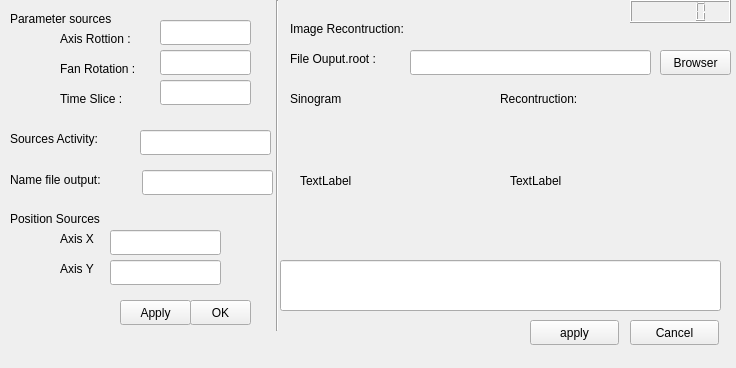
<?xml version="1.0" encoding="UTF-8"?>
<ui version="4.0">
 <class>Widget</class>
 <widget class="QWidget" name="Widget">
  <property name="geometry">
   <rect>
    <x>0</x>
    <y>0</y>
    <width>736</width>
    <height>368</height>
   </rect>
  </property>
  <property name="windowTitle">
   <string>Widget</string>
  </property>
  <widget class="QLabel" name="label">
   <property name="geometry">
    <rect>
     <x>10</x>
     <y>210</y>
     <width>121</width>
     <height>17</height>
    </rect>
   </property>
   <property name="text">
    <string>Position Sources</string>
   </property>
  </widget>
  <widget class="QLabel" name="label_2">
   <property name="geometry">
    <rect>
     <x>10</x>
     <y>10</y>
     <width>151</width>
     <height>17</height>
    </rect>
   </property>
   <property name="text">
    <string>Parameter sources </string>
   </property>
  </widget>
  <widget class="QLabel" name="label_3">
   <property name="geometry">
    <rect>
     <x>60</x>
     <y>30</y>
     <width>101</width>
     <height>17</height>
    </rect>
   </property>
   <property name="text">
    <string>Axis Rottion :</string>
   </property>
  </widget>
  <widget class="QLabel" name="label_4">
   <property name="geometry">
    <rect>
     <x>60</x>
     <y>60</y>
     <width>101</width>
     <height>17</height>
    </rect>
   </property>
   <property name="text">
    <string>Fan Rotation :</string>
   </property>
  </widget>
  <widget class="QLabel" name="label_5">
   <property name="geometry">
    <rect>
     <x>60</x>
     <y>90</y>
     <width>81</width>
     <height>17</height>
    </rect>
   </property>
   <property name="text">
    <string>Time Slice :</string>
   </property>
  </widget>
  <widget class="QLabel" name="label_6">
   <property name="geometry">
    <rect>
     <x>60</x>
     <y>260</y>
     <width>67</width>
     <height>17</height>
    </rect>
   </property>
   <property name="text">
    <string>Axis Y</string>
   </property>
  </widget>
  <widget class="QLabel" name="label_7">
   <property name="geometry">
    <rect>
     <x>290</x>
     <y>20</y>
     <width>161</width>
     <height>17</height>
    </rect>
   </property>
   <property name="text">
    <string>Image Recontruction: </string>
   </property>
  </widget>
  <widget class="QLabel" name="label_8">
   <property name="geometry">
    <rect>
     <x>60</x>
     <y>230</y>
     <width>67</width>
     <height>17</height>
    </rect>
   </property>
   <property name="text">
    <string>Axis X</string>
   </property>
  </widget>
  <widget class="QLabel" name="label_9">
   <property name="geometry">
    <rect>
     <x>290</x>
     <y>90</y>
     <width>81</width>
     <height>17</height>
    </rect>
   </property>
   <property name="text">
    <string>Sinogram</string>
   </property>
  </widget>
  <widget class="QLabel" name="label_10">
   <property name="geometry">
    <rect>
     <x>10</x>
     <y>130</y>
     <width>121</width>
     <height>17</height>
    </rect>
   </property>
   <property name="text">
    <string>Sources Activity:</string>
   </property>
  </widget>
  <widget class="QPushButton" name="Cancel">
   <property name="geometry">
    <rect>
     <x>630</x>
     <y>320</y>
     <width>89</width>
     <height>25</height>
    </rect>
   </property>
   <property name="text">
    <string>Cancel</string>
   </property>
  </widget>
  <widget class="QPushButton" name="Ok">
   <property name="geometry">
    <rect>
     <x>190</x>
     <y>300</y>
     <width>61</width>
     <height>25</height>
    </rect>
   </property>
   <property name="text">
    <string>OK</string>
   </property>
  </widget>
  <widget class="QPushButton" name="Apply">
   <property name="geometry">
    <rect>
     <x>120</x>
     <y>300</y>
     <width>71</width>
     <height>25</height>
    </rect>
   </property>
   <property name="text">
    <string>Apply</string>
   </property>
  </widget>
  <widget class="QLabel" name="label_11">
   <property name="geometry">
    <rect>
     <x>500</x>
     <y>90</y>
     <width>111</width>
     <height>17</height>
    </rect>
   </property>
   <property name="text">
    <string>Recontruction: </string>
   </property>
  </widget>
  <widget class="Line" name="line">
   <property name="geometry">
    <rect>
     <x>269</x>
     <y>0</y>
     <width>17</width>
     <height>331</height>
    </rect>
   </property>
   <property name="orientation">
    <enum>Qt::Vertical</enum>
   </property>
  </widget>
  <widget class="QLabel" name="label_12">
   <property name="geometry">
    <rect>
     <x>290</x>
     <y>50</y>
     <width>131</width>
     <height>17</height>
    </rect>
   </property>
   <property name="text">
    <string>File Ouput.root :</string>
   </property>
  </widget>
  <widget class="QPushButton" name="Applyroot">
   <property name="geometry">
    <rect>
     <x>660</x>
     <y>50</y>
     <width>71</width>
     <height>25</height>
    </rect>
   </property>
   <property name="text">
    <string>Browser</string>
   </property>
  </widget>
  <widget class="QLineEdit" name="showhelpanderror">
   <property name="geometry">
    <rect>
     <x>280</x>
     <y>260</y>
     <width>441</width>
     <height>51</height>
    </rect>
   </property>
  </widget>
  <widget class="QPushButton" name="appl">
   <property name="geometry">
    <rect>
     <x>530</x>
     <y>320</y>
     <width>89</width>
     <height>25</height>
    </rect>
   </property>
   <property name="text">
    <string>apply</string>
   </property>
  </widget>
  <widget class="QLineEdit" name="nameoutput">
   <property name="geometry">
    <rect>
     <x>142</x>
     <y>170</y>
     <width>131</width>
     <height>25</height>
    </rect>
   </property>
  </widget>
  <widget class="QLineEdit" name="lineEdit">
   <property name="geometry">
    <rect>
     <x>140</x>
     <y>130</y>
     <width>131</width>
     <height>25</height>
    </rect>
   </property>
  </widget>
  <widget class="QLineEdit" name="AxisX">
   <property name="geometry">
    <rect>
     <x>110</x>
     <y>230</y>
     <width>111</width>
     <height>25</height>
    </rect>
   </property>
  </widget>
  <widget class="QLineEdit" name="AxisY">
   <property name="geometry">
    <rect>
     <x>110</x>
     <y>260</y>
     <width>111</width>
     <height>25</height>
    </rect>
   </property>
  </widget>
  <widget class="QLineEdit" name="Axisrotation">
   <property name="geometry">
    <rect>
     <x>160</x>
     <y>20</y>
     <width>91</width>
     <height>25</height>
    </rect>
   </property>
  </widget>
  <widget class="QLineEdit" name="Fanrotation">
   <property name="geometry">
    <rect>
     <x>160</x>
     <y>50</y>
     <width>91</width>
     <height>25</height>
    </rect>
   </property>
  </widget>
  <widget class="QLineEdit" name="Timeslice">
   <property name="geometry">
    <rect>
     <x>160</x>
     <y>80</y>
     <width>91</width>
     <height>25</height>
    </rect>
   </property>
  </widget>
  <widget class="QLabel" name="label_13">
   <property name="geometry">
    <rect>
     <x>10</x>
     <y>170</y>
     <width>131</width>
     <height>20</height>
    </rect>
   </property>
   <property name="text">
    <string>Name file output:</string>
   </property>
  </widget>
  <widget class="QLabel" name="sinogram">
   <property name="geometry">
    <rect>
     <x>300</x>
     <y>120</y>
     <width>161</width>
     <height>121</height>
    </rect>
   </property>
   <property name="text">
    <string>TextLabel</string>
   </property>
  </widget>
  <widget class="QLabel" name="image">
   <property name="geometry">
    <rect>
     <x>510</x>
     <y>120</y>
     <width>171</width>
     <height>121</height>
    </rect>
   </property>
   <property name="text">
    <string>TextLabel</string>
   </property>
  </widget>
  <widget class="QLineEdit" name="lineEdit_2">
   <property name="geometry">
    <rect>
     <x>410</x>
     <y>50</y>
     <width>241</width>
     <height>25</height>
    </rect>
   </property>
  </widget>
  <widget class="QLCDNumber" name="lcdNumber">
   <property name="geometry">
    <rect>
     <x>630</x>
     <y>0</y>
     <width>101</width>
     <height>23</height>
    </rect>
   </property>
  </widget>
 </widget>
 <resources/>
 <connections>
  <connection>
   <sender>Cancel</sender>
   <signal>clicked()</signal>
   <receiver>Widget</receiver>
   <slot>close()</slot>
   <hints>
    <hint type="sourcelabel">
     <x>674</x>
     <y>332</y>
    </hint>
    <hint type="destinationlabel">
     <x>362</x>
     <y>174</y>
    </hint>
   </hints>
  </connection>
 </connections>
</ui>
